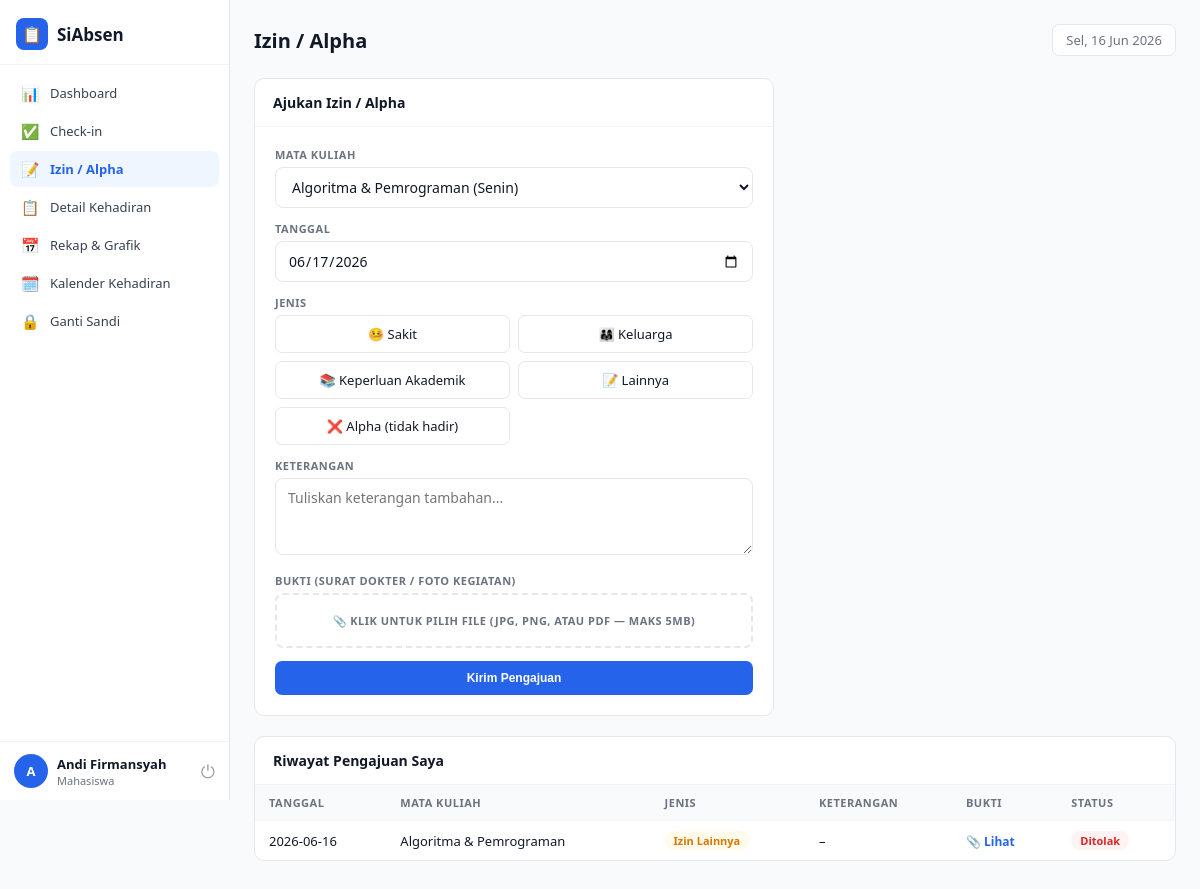
Page /siabsen/izin.php (signed in) on the committed database.
### tables this page shows
CREATE TABLE `izin` (
  `id` varchar(30) NOT NULL,
  `nim` varchar(20) NOT NULL,
  `nama` varchar(100) NOT NULL,
  `mk` varchar(100) NOT NULL,
  `jadwal_id` varchar(20) DEFAULT NULL,
  `tanggal` date NOT NULL,
  `jenis` enum('izin-sakit','izin-keluarga','izin-akademik','izin-lain','alpha') NOT NULL,
  `keterangan` text DEFAULT NULL,
  `bukti_file` varchar(255) DEFAULT NULL,
  `status` enum('pending','disetujui','ditolak') DEFAULT 'pending',
  `created_at` timestamp NOT NULL DEFAULT current_timestamp()
);

### siabsen/izin.php (the view, shortened to what this page needs)
<?php
require_once __DIR__ . '/includes/functions.php';
$db = getDB();
$user = currentUser();
$today = date('Y-m-d');
$jadwalStmt = $db->prepare("
    SELECT j.* FROM jadwal j
    INNER JOIN enrollment e ON e.jadwal_id = j.id
    WHERE e.nim = ? ORDER BY j.mk
");
$jadwalStmt->execute([$user['id']]);
$jadwalList = $jadwalStmt->fetchAll();
$histStmt = $db->prepare("SELECT * FROM izin WHERE nim=? ORDER BY created_at DESC");
$histStmt->execute([$user['id']]);
$history = $histStmt->fetchAll();
include __DIR__ . '/includes/header.php';
?>
<div class="card" style="max-width:520px">
  <div class="card-header"><h3>Ajukan Izin / Alpha</h3></div>
  <div style="padding:20px">
    <form method="POST" enctype="multipart/form-data">
      <div class="field"><label>Mata Kuliah</label>
        <select name="iz_mk" id="iz-mk" onchange="updateIzJadwalId()" required>
          <?php foreach ($jadwalList as $j): ?>
            <option value="<?= htmlspecialchars($j['mk']) ?>" data-id="<?= $j['id'] ?>"><?= htmlspecialchars($j['mk']) ?> (<?= $j['hari'] ?>)</option>
          <?php endforeach; ?>
        </select>
      </div>
      <div class="field"><label>Tanggal</label><input name="iz_tgl" type="date" value="<?= $today ?>" required></div>
      <div class="field"><label>Jenis</label>
        <div class="izin-reasons" id="iz-reasons">
          <div class="izin-btn" onclick="selectIzin(this,'izin-sakit')">🤒 Sakit</div>
          <div class="izin-btn" onclick="selectIzin(this,'izin-keluarga')">👨‍👩‍👧 Keluarga</div>
          <div class="izin-btn" onclick="selectIzin(this,'izin-akademik')">📚 Keperluan Akademik</div>
          <div class="izin-btn" onclick="selectIzin(this,'izin-lain')">📝 Lainnya</div>
          <div class="izin-btn" onclick="selectIzin(this,'alpha')">❌ Alpha (tidak hadir)</div>
        </div>
      </div>
      <div class="field"><label>Keterangan</label><textarea name="iz_ket" rows="3" placeholder="Tuliskan keterangan tambahan..."></textarea></div>
      <div class="field">
        <label>Bukti (Surat Dokter / Foto Kegiatan)</label>
        <label class="file-drop" for="iz-bukti-input">
          📎 Klik untuk pilih file (JPG, PNG, atau PDF — maks 5MB)
        </label>
      </div>
      <button class="btn-sm bp" type="submit" style="width:100%;padding:10px">Kirim Pengajuan</button>
    </form>
  </div>
</div>
<div class="card">
  <div class="card-header"><h3>Riwayat Pengajuan Saya</h3></div>
  <table>
    <thead><tr><th>Tanggal</th><th>Mata Kuliah</th><th>Jenis</th><th>Keterangan</th><th>Bukti</th><th>Status</th></tr></thead>
    <tbody>
      <?php if (!$history): ?>
        <tr><td colspan="6"><div class="empty"><div class="eico">📝</div>Belum ada pengajuan</div></td></tr>
      <?php else: foreach ($history as $i): ?>
        <tr>
          <td><?= $i['tanggal'] ?></td>
          <td><?= htmlspecialchars($i['mk']) ?></td>
          <td><span class="badge bg-yellow"><?= jenisLabel($i['jenis']) ?></span></td>
          <td><?= htmlspecialchars($i['keterangan'] ?: '–') ?></td>
          <td>
            <?php if ($i['bukti_file']): ?>
              <a class="bukti-link" href="<?= htmlspecialchars($i['bukti_file']) ?>" target="_blank">📎 Lihat</a>
            <?php else: ?>–<?php endif; ?>
          </td>
          <td><?= izinStatusBadge($i['status']) ?></td>
        </tr>
      <?php endforeach; endif; ?>
    </tbody>
  </table>
</div>
<?php include __DIR__ . '/includes/footer.php'; ?>

### siabsen/includes/sidebar.php
<?php
$NAV = [
    'admin' => [
        ['label'=>'Dashboard',        'ico'=>'📊', 'file'=>'dashboard.php'],
        ['label'=>'Absensi',           'ico'=>'✅', 'file'=>'absensi.php'],
        ['label'=>'Pengajuan Izin',    'ico'=>'📩', 'file'=>'izin_masuk.php'],
        ['label'=>'Rekap Kehadiran',   'ico'=>'📅', 'file'=>'rekap.php'],
        ['label'=>'Edit Kehadiran',    'ico'=>'✏️', 'file'=>'edit_absen.php'],
        ['label'=>'Data Mahasiswa',    'ico'=>'👥', 'file'=>'mahasiswa.php'],
        ['label'=>'Kelola Jadwal',     'ico'=>'📆', 'file'=>'jadwal.php'],
        ['label'=>'Laporan',           'ico'=>'📈', 'file'=>'laporan.php'],
        ['label'=>'Ganti Sandi',       'ico'=>'🔒', 'file'=>'ganti_sandi.php'],
    ],
    'dosen' => [
        ['label'=>'Dashboard',         'ico'=>'📊', 'file'=>'dashboard.php'],
        ['label'=>'Absensi',            'ico'=>'✅', 'file'=>'absensi.php'],
        ['label'=>'Jadwal Saya',        'ico'=>'📆', 'file'=>'jadwal.php'],
        ['label'=>'Pengajuan Izin',     'ico'=>'📩', 'file'=>'izin_masuk.php'],
        ['label'=>'Rekap Kehadiran',    'ico'=>'📅', 'file'=>'rekap.php'],
        ['label'=>'Laporan',            'ico'=>'📈', 'file'=>'laporan.php'],
        ['label'=>'Ganti Sandi',        'ico'=>'🔒', 'file'=>'ganti_sandi.php'],
    ],
    'mahasiswa' => [
        ['label'=>'Dashboard',          'ico'=>'📊', 'file'=>'dashboard.php'],
        ['label'=>'Check-in',            'ico'=>'✅', 'file'=>'absensi.php'],
        ['label'=>'Izin / Alpha',        'ico'=>'📝', 'file'=>'izin.php'],
        ['label'=>'Detail Kehadiran',    'ico'=>'📋', 'file'=>'rekap_detail.php'],
        ['label'=>'Rekap & Grafik',      'ico'=>'📅', 'file'=>'rekap.php'],
        ['label'=>'Kalender Kehadiran',  'ico'=>'🗓️', 'file'=>'kalender.php'],
        ['label'=>'Ganti Sandi',         'ico'=>'🔒', 'file'=>'ganti_sandi.php'],
    ],
];
$user = currentUser();
$role = $user['role'];
$currentFile = basename($_SERVER['PHP_SELF']);
?>
<aside class="sidebar">
  <div class="sidebar-logo"><div class="icon">📋</div><span>SiAbsen</span></div>
  <nav class="nav">
    <?php foreach ($NAV[$role] as $item): ?>
      <a href="<?= $item['file'] ?>">
        <div class="nav-item <?= $currentFile === $item['file'] ? 'active' : '' ?>">
          <span class="ico"><?= $item['ico'] ?></span><span><?= $item['label'] ?></span>
        </div>
      </a>
    <?php endforeach; ?>
  </nav>
  <div class="sidebar-user">
    <div class="avatar <?= $role ?>"><?= htmlspecialchars(mb_substr($user['name'],0,1)) ?></div>
    <div class="user-info">
      <div class="uname"><?= htmlspecialchars($user['name']) ?></div>
      <div class="urole"><?= ucfirst($role) ?></div>
    </div>
    <a href="logout.php" class="logout-btn" title="Keluar">⏻</a>
  </div>
</aside>

### siabsen/includes/functions.php (shortened to what this page needs)
<?php
function currentUser() {
    return $_SESSION['user'] ?? null;
}
function jenisLabel($j) {
    $map = [
        'izin-sakit'    => 'Izin Sakit',
        'izin-keluarga' => 'Izin Keluarga',
        'izin-akademik' => 'Izin Akademik',
        'izin-lain'     => 'Izin Lainnya',
        'alpha'         => 'Alpha',
        'hadir'         => 'Hadir',
        'terlambat'     => 'Terlambat',
    ];
    return $map[$j] ?? $j;
}
function izinStatusBadge($s) {
    $map = [
        'pending'   => ['bg-yellow', 'Pending'],
        'disetujui' => ['bg-green',  'Disetujui'],
        'ditolak'   => ['bg-red',    'Ditolak'],
    ];
    $v = $map[$s] ?? ['bg-gray', $s];
    return '<span class="badge ' . $v[0] . '">' . $v[1] . '</span>';
}

### siabsen/assets/css/style.css (style rules this page uses)
* { margin:0; padding:0; box-sizing:border-box; }
:root { --primary:#2563EB; --primary-light:#EFF6FF; --primary-dark:#1D4ED8; --success:#16A34A; --success-light:#F0FDF4; --warning:#D97706; --warning-light:#FFFBEB; --danger:#DC2626; --danger-light:#FEF2F2; --purple:#7C3AED; --purple-light:#F5F3FF; --gray-50:#F9FAFB; --gray-100:#F3F4F6; --gray-200:#E5E7EB; --gray-300:#D1D5DB; --gray-400:#9CA3AF; --gray-500:#6B7280; --gray-700:#374151; --gray-900:#111827; --white:#FFFFFF; --sidebar-w:230px; --font:'Segoe UI',system-ui,sans-serif; }
body { font-family:var(--font); background:var(--gray-50); color:var(--gray-900); min-height:100vh; }
a { text-decoration:none; color:inherit; }
.field { margin-bottom:13px; }
.field label { display:block; font-size:11px; font-weight:700; color:var(--gray-500); margin-bottom:5px; text-transform:uppercase; letter-spacing:.5px; }
.field input,.field select,.field textarea { width:100%; padding:9px 12px; border:1.5px solid var(--gray-200); border-radius:8px; font-size:14px; outline:none; transition:border .2s; background:var(--white); color:var(--gray-900); font-family:var(--font); }
.sidebar { position:fixed; top:0; left:0; height:100vh; width:var(--sidebar-w); background:var(--white); border-right:1px solid var(--gray-200); display:flex; flex-direction:column; z-index:100; }
.sidebar-logo { padding:18px 16px 14px; display:flex; align-items:center; gap:9px; border-bottom:1px solid var(--gray-100); }
.sidebar-logo .icon { width:32px; height:32px; background:var(--primary); border-radius:8px; display:flex; align-items:center; justify-content:center; color:#fff; font-size:16px; }
.sidebar-logo span { font-size:17px; font-weight:800; }
.nav { flex:1; padding:10px; overflow-y:auto; }
.nav-item { display:flex; align-items:center; gap:10px; padding:8px 10px; border-radius:7px; cursor:pointer; font-size:13px; color:var(--gray-700); font-weight:500; transition:.15s; margin-bottom:2px; }
.nav-item.active { background:var(--primary-light); color:var(--primary); font-weight:700; }
.nav-item .ico { font-size:15px; width:20px; text-align:center; flex-shrink:0; }
.sidebar-user { padding:12px 14px; border-top:1px solid var(--gray-100); display:flex; align-items:center; gap:9px; }
.avatar { width:34px; height:34px; border-radius:50%; background:var(--primary); color:#fff; display:flex; align-items:center; justify-content:center; font-size:13px; font-weight:700; flex-shrink:0; }
.user-info .uname { font-size:13px; font-weight:600; }
.user-info .urole { font-size:11px; color:var(--gray-500); }
.logout-btn { margin-left:auto; background:none; border:none; cursor:pointer; color:var(--gray-400); font-size:18px; }
.card { background:var(--white); border:1px solid var(--gray-200); border-radius:10px; overflow:hidden; margin-bottom:20px; }
.card-header { padding:14px 18px; display:flex; align-items:center; justify-content:space-between; border-bottom:1px solid var(--gray-100); flex-wrap:wrap; gap:10px; }
.card-header h3 { font-size:14px; font-weight:700; }
.btn-sm { padding:6px 13px; border:none; border-radius:7px; font-size:12px; font-weight:700; cursor:pointer; transition:.15s; display:inline-block; }
.bp { background:var(--primary); color:#fff; }
table { width:100%; border-collapse:collapse; }
th { font-size:11px; font-weight:700; color:var(--gray-500); text-transform:uppercase; letter-spacing:.5px; padding:10px 14px; text-align:left; background:var(--gray-50); }
td { font-size:13px; padding:10px 14px; border-top:1px solid var(--gray-100); vertical-align:middle; }
.badge { display:inline-flex; align-items:center; padding:2px 9px; border-radius:20px; font-size:11px; font-weight:700; }
.bg-red { background:var(--danger-light); color:var(--danger); }
.bg-yellow { background:var(--warning-light); color:var(--warning); }
.izin-reasons { display:grid; grid-template-columns:1fr 1fr; gap:8px; margin-bottom:12px; }
.izin-btn { padding:9px; border-radius:7px; border:1.5px solid var(--gray-200); font-size:13px; cursor:pointer; text-align:center; background:var(--white); transition:.15s; }
.file-drop { border:2px dashed var(--gray-200); border-radius:8px; padding:18px; text-align:center; font-size:13px; color:var(--gray-500); cursor:pointer; transition:.15s; }
.bukti-link { font-size:12px; color:var(--primary); font-weight:600; }

### rows in the picture
izin: nama "A", nama "Andi Firmansyah", tanggal "2026-06-16", mk "Algoritma & Pemrograman", jenis "Izin Lainnya", keterangan "–", status "Ditolak"

### other values in the picture
$item['ico'] "📊"
$item['label'] "Dashboard"
$item['ico'] "✅"
$item['label'] "Check-in"
$item['ico'] "📝"
$item['label'] "Izin / Alpha"
$item['ico'] "📋"
$item['label'] "Detail Kehadiran"
$item['ico'] "📅"
$item['label'] "Rekap & Grafik"
$item['ico'] "🗓️"
$item['label'] "Kalender Kehadiran"
$item['ico'] "🔒"
$item['label'] "Ganti Sandi"
$role "Mahasiswa"
